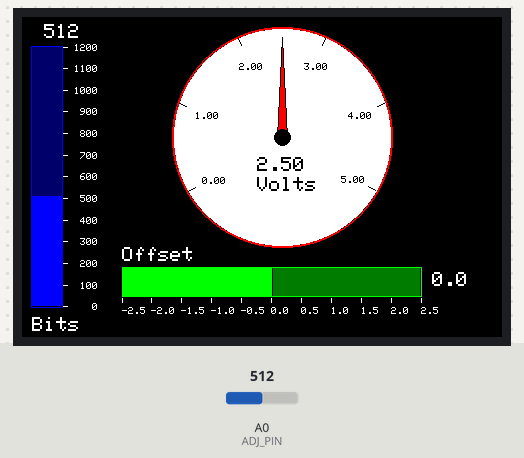
A sketch run on a simulated Arduino Mega 2560, built with avr-gcc and run on an emulated ATmega2560. On the bench: 480×320 colour display. The inputs (shaded band) are chosen by the test bench; at power-on: A0 (ADJ_PIN) = 512.

Above: at 1.5 s.
1.6 s: A0 (ADJ_PIN) set to 716
At 2.2 s:
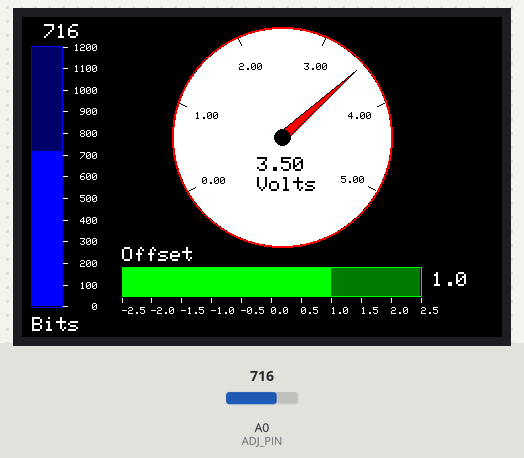
3.2 s: A0 (ADJ_PIN) set to 900
At 3.9 s:
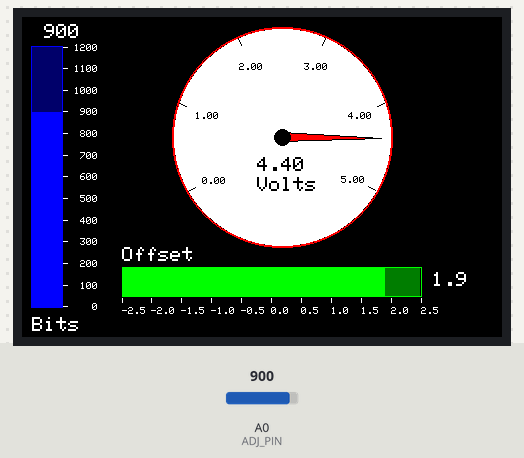
4.7 s: A0 (ADJ_PIN) set to 1023
At 5.2 s:
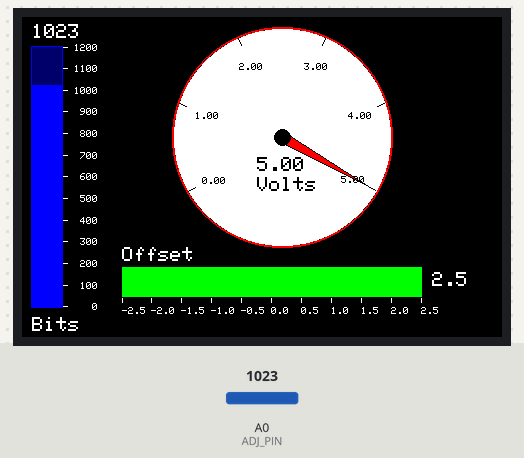
Timing chart, 0 to 7.7 s (numbered marks = the images above; inputs shaded):
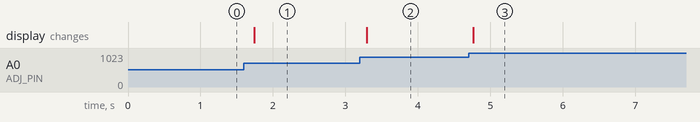

The sketch:

Graphing.ino
```cpp
/*

  This program provides bar graph (horizontal and vertical orientations) and a dial type graph functions

  It requires and Arduino Mega (or UNO) and an Adafruit 3.5" TFT 320x480 + Touchscreen Breakout Board
  https://learn.adafruit.com/adafruit-3-5-color-320x480-tft-touchscreen-breakout/overview

  Adafruit libraries
  https://github.com/adafruit/Adafruit_HX8357_Library/archive/master.zip
  https://github.com/adafruit/Adafruit-GFX-Library/archive/master.zip

  optional touch screen libraries
  https://github.com/adafruit/Touch-Screen-Library/archive/master.zip

  Revisions
  rev     date        author      description
  1       12-19-2015  kasprzak    initial creation


  This pin setting will also operate the SD card

  Pin settings

  Arduino   device
  5V        Vin
  GND       GND
  A0
  A1
  A2         Y+ (for touch screen use)
  A3         X- (for touch screen use)
  A4
  A5
  1
  2
  3
  4         CCS (42 for mega)
  5
  6
  7         Y- (44 for mega)
  8         X+ (46 for mega)
  9         DC (48 on mega * change define)
  10        CS (53 for mega * change define)
  11        MOSI (51 for mega)
  12        MISO  (50 for mega)
  13        CLK (SCK) (52 for mega)
  44        Y- (for touch screen only)
  46        X+ (for touch screen only)
  48        DC
  SDA
  SLC

*/


#include <SPI.h>
#include <Adafruit_HX8357.h>

// http://www.barth-dev.de/online/rgb565-color-picker/
#define LTBLUE    0xB6DF
#define LTTEAL    0xBF5F
#define LTGREEN         0xBFF7
#define LTCYAN    0xC7FF
#define LTRED           0xFD34
#define LTMAGENTA       0xFD5F
#define LTYELLOW        0xFFF8
#define LTORANGE        0xFE73
#define LTPINK          0xFDDF
#define LTPURPLE  0xCCFF
#define LTGREY          0xE71C

#define BLUE            0x001F
#define TEAL    0x0438
#define GREEN           0x07E0
#define CYAN          0x07FF
#define RED           0xF800
#define MAGENTA       0xF81F
#define YELLOW        0xFFE0
#define ORANGE        0xFD20
#define PINK          0xF81F
#define PURPLE    0x801F
#define GREY        0xC618
#define WHITE         0xFFFF
#define BLACK         0x0000

#define DKBLUE        0x000D
#define DKTEAL    0x020C
#define DKGREEN       0x03E0
#define DKCYAN        0x03EF
#define DKRED         0x6000
#define DKMAGENTA       0x8008
#define DKYELLOW        0x8400
#define DKORANGE        0x8200
#define DKPINK          0x9009
#define DKPURPLE      0x4010
#define DKGREY        0x4A49

#define TFT_CS 53
#define TFT_DC 48
#define ADJ_PIN A0

double volts;
double bvolts;
double pmvolts;

boolean graph_1 = true;
boolean graph_2 = true;
boolean graph_3 = true;
boolean graph_4 = true;
boolean graph_5 = true;
boolean graph_6 = true;
boolean graph_7 = true;

Adafruit_HX8357 tft = Adafruit_HX8357(TFT_CS, TFT_DC);

void setup() {
  Serial.begin(9600);
  tft.begin(HX8357D);
  tft.fillScreen(BLACK);
  tft.setRotation(3);
  pinMode(A0, INPUT);
}

void loop(void) {

  bvolts = analogRead(A0);
  volts = (bvolts  / 204.6 ) ;
  pmvolts = (bvolts  / 204.6 ) - 2.5 ;

  DrawBarChartV(tft, 10,  290, 30, 260, 0, 1200 , 100, bvolts , 4 , 0, BLUE, DKBLUE, BLUE, WHITE, BLACK, "Bits", graph_1);

  DrawBarChartH(tft, 100, 250, 300, 30, -2.5, 2.5, .5, pmvolts, 2, 1, GREEN, DKGREEN,  GREEN, WHITE, BLACK, "Offset", graph_6);

  DrawDial(tft, 260, 120, 110, 0, 5 , 1, 240, volts,  1 , 2, RED, WHITE, BLACK, "Volts", graph_7);

}


/*
  This method will draw a vertical bar graph for single input
  it has a rather large arguement list and is as follows

  &d = display object name
  x = position of bar graph (lower left of bar)
  y = position of bar (lower left of bar
  w = width of bar graph
  h =  height of bar graph (does not need to be the same as the max scale)
  loval = lower value of the scale (can be negative)
  hival = upper value of the scale
  inc = scale division between loval and hival
  curval = date to graph (must be between loval and hival)
  dig = format control to set number of digits to display (not includeing the decimal)
  dec = format control to set number of decimals to display (not includeing the decimal)
  barcolor = color of bar graph
  voidcolor = color of bar graph background
  bordercolor = color of the border of the graph
  textcolor = color of the text
  backcolor = color of the bar graph's background
  label = bottom lable text for the graph
  redraw = flag to redraw display only on first pass (to reduce flickering)

*/

void DrawBarChartV(Adafruit_HX8357 & d, double x , double y , double w, double h , double loval , double hival , double inc , double curval ,  int dig , int dec, unsigned int barcolor, unsigned int voidcolor, unsigned int bordercolor, unsigned int textcolor, unsigned int backcolor, String label, boolean & redraw)
{

  double stepval, range;
  double my, level;
  double i, data;
  // draw the border, scale, and label once
  // avoid doing this on every update to minimize flicker
  if (redraw == true) {
    redraw = false;

    d.drawRect(x - 1, y - h - 1, w + 2, h + 2, bordercolor);
    d.setTextColor(textcolor, backcolor);
    d.setTextSize(2);
    d.setCursor(x , y + 10);
    d.println(label);
    // step val basically scales the hival and low val to the height
    // deducting a small value to eliminate round off errors
    // this val may need to be adjusted
    stepval = ( inc) * (double (h) / (double (hival - loval))) - .001;
    for (i = 0; i <= h; i += stepval) {
      my =  y - h + i;
      d.drawFastHLine(x + w + 1, my,  5, textcolor);
      // draw lables
      d.setTextSize(1);
      d.setTextColor(textcolor, backcolor);
      d.setCursor(x + w + 12, my - 3 );
      data = hival - ( i * (inc / stepval));
      d.println(Format(data, dig, dec));
    }
  }
  // compute level of bar graph that is scaled to the  height and the hi and low vals
  // this is needed to accompdate for +/- range
  level = (h * (((curval - loval) / (hival - loval))));
  // draw the bar graph
  // write a upper and lower bar to minimize flicker cause by blanking out bar and redraw on update
  d.fillRect(x, y - h, w, h - level,  voidcolor);
  d.fillRect(x, y - level, w,  level, barcolor);
  // write the current value
  d.setTextColor(textcolor, backcolor);
  d.setTextSize(2);
  d.setCursor(x , y - h - 23);
  d.println(Format(curval, dig, dec));

}

/*
  This method will draw a dial-type graph for single input
  it has a rather large arguement list and is as follows

  &d = display object name
  cx = center position of dial
  cy = center position of dial
  r = radius of the dial
  loval = lower value of the scale (can be negative)
  hival = upper value of the scale
  inc = scale division between loval and hival
  sa = sweep angle for the dials scale
  curval = date to graph (must be between loval and hival)
  dig = format control to set number of digits to display (not includeing the decimal)
  dec = format control to set number of decimals to display (not includeing the decimal)
  needlecolor = color of the needle
  dialcolor = color of the dial
  textcolor = color of all text (background is dialcolor)
  label = bottom lable text for the graph
  redraw = flag to redraw display only on first pass (to reduce flickering)
*/

void DrawDial(Adafruit_HX8357 & d, int cx, int cy, int r, double loval , double hival , double inc, double sa, double curval,  int dig , int dec, unsigned int needlecolor, unsigned int dialcolor, unsigned int  textcolor, String label, boolean & redraw) {

  double ix, iy, ox, oy, tx, ty, lx, rx, ly, ry, i, offset, stepval, data, angle;
  double degtorad = .0174532778;
  static double px = cx, py = cy, pix = cx, piy = cy, plx = cx, ply = cy, prx = cx, pry = cy;

  // draw the dial only one time--this will minimize flicker
  if ( redraw == true) {
    redraw = false;
    d.fillCircle(cx, cy, r - 2, dialcolor);
    d.drawCircle(cx, cy, r, needlecolor);
    d.drawCircle(cx, cy, r - 1, needlecolor);
    d.setTextColor(textcolor, dialcolor);
    d.setTextSize(2);
    d.setCursor(cx - 25, cy + 40);
    d.println(label);

  }
  // draw the current value
  d.setTextSize(2);
  d.setTextColor(textcolor, dialcolor);
  d.setCursor(cx - 25, cy + 20 );
  d.println(Format(curval, dig, dec));
  // center the scale about the vertical axis--and use this to offset the needle, and scale text
  offset = (270 +  sa / 2) * degtorad;
  // find hte scale step value based on the hival low val and the scale sweep angle
  // deducting a small value to eliminate round off errors
  // this val may need to be adjusted
  stepval = ( inc) * (double (sa) / (double (hival - loval))) + .00;
  // draw the scale and numbers
  // note draw this each time to repaint where the needle was
  for (i = 0; i <= sa; i += stepval) {
    angle = ( i  * degtorad);
    angle = offset - angle ;
    ox =  (r - 2) * cos(angle) + cx;
    oy =  (r - 2) * sin(angle) + cy;
    ix =  (r - 10) * cos(angle) + cx;
    iy =  (r - 10) * sin(angle) + cy;
    tx =  (r - 30) * cos(angle) + cx;
    ty =  (r - 30) * sin(angle) + cy;
    d.drawLine(ox, oy, ix, iy, textcolor);
    d.setTextSize(1.5);
    d.setTextColor(textcolor, dialcolor);
    d.setCursor(tx - 10, ty );
    data = hival - ( i * (inc / stepval)) ;
    d.println(Format(data, dig, dec));
  }
  // compute and draw the needle
  angle = (sa * (1 - (((curval - loval) / (hival - loval)))));
  angle = angle * degtorad;
  angle = offset - angle  ;
  ix =  (r - 10) * cos(angle) + cx;
  iy =  (r - 10) * sin(angle) + cy;
  // draw a triangle for the needle (compute and store 3 vertiticies)
  lx =  5 * cos(angle - 90 * degtorad) + cx;
  ly =  5 * sin(angle - 90 * degtorad) + cy;
  rx =  5 * cos(angle + 90 * degtorad) + cx;
  ry =  5 * sin(angle + 90 * degtorad) + cy;
  // first draw the previous needle in dial color to hide it
  // note draw performance for triangle is pretty bad...

  //d.fillTriangle (pix, piy, plx, ply, prx, pry, dialcolor);
  //d.fillTriangle (pix, piy, plx, ply, prx, pry, dialcolor);

  //d.fillTriangle (pix, piy, plx, ply, prx - 20, pry - 20, dialcolor);
  //d.fillTriangle (pix, piy, prx, pry, prx + 20, pry + 20, dialcolor);

  d.fillTriangle (pix, piy, plx, ply, prx, pry, dialcolor);
  d.drawTriangle (pix, piy, plx, ply, prx, pry, dialcolor);

  // then draw the old needle in need color to display it
  d.fillTriangle (ix, iy, lx, ly, rx, ry, needlecolor);
  d.drawTriangle (ix, iy, lx, ly, rx, ry, textcolor);

  // draw a cute little dial center
  d.fillCircle(cx, cy, 8, textcolor);
  //save all current to old so the previous dial can be hidden
  pix = ix;
  piy = iy;
  plx = lx;
  ply = ly;
  prx = rx;
  pry = ry;

}

/*
  This method will draw a horizontal bar graph for single input
  it has a rather large arguement list and is as follows

  &d = display object name
  x = position of bar graph (upper left of bar)
  y = position of bar (upper left of bar (add some vale to leave room for label)
  w = width of bar graph (does not need to be the same as the max scale)
  h =  height of bar graph
  loval = lower value of the scale (can be negative)
  hival = upper value of the scale
  inc = scale division between loval and hival
  curval = date to graph (must be between loval and hival)
  dig = format control to set number of digits to display (not includeing the decimal)
  dec = format control to set number of decimals to display (not includeing the decimal)
  barcolor = color of bar graph
  voidcolor = color of bar graph background
  bordercolor = color of the border of the graph
  textcolor = color of the text
  back color = color of the bar graph's background
  label = bottom lable text for the graph
  redraw = flag to redraw display only on first pass (to reduce flickering)
*/

void DrawBarChartH(Adafruit_HX8357 & d, double x , double y , double w, double h , double loval , double hival , double inc , double curval ,  int dig , int dec, unsigned int barcolor, unsigned int voidcolor, unsigned int bordercolor, unsigned int textcolor, unsigned int backcolor, String label, boolean & redraw)
{
  double stepval, range;
  double mx, level;
  double i, data;

  // draw the border, scale, and label once
  // avoid doing this on every update to minimize flicker
  // draw the border and scale
  if (redraw == true) {
    redraw = false;
    d.drawRect(x , y , w, h, bordercolor);
    d.setTextColor(textcolor, backcolor);
    d.setTextSize(2);
    d.setCursor(x , y - 20);
    d.println(label);
    // step val basically scales the hival and low val to the width
    stepval =  inc * (double (w) / (double (hival - loval))) - .00001;
    // draw the text
    for (i = 0; i <= w; i += stepval) {
      d.drawFastVLine(i + x , y + h + 1,  5, textcolor);
      // draw lables
      d.setTextSize(1);
      d.setTextColor(textcolor, backcolor);
      d.setCursor(i + x , y + h + 10);
      // addling a small value to eliminate round off errors
      // this val may need to be adjusted
      data =  ( i * (inc / stepval)) + loval + 0.00001;
      d.println(Format(data, dig, dec));
    }
  }
  // compute level of bar graph that is scaled to the width and the hi and low vals
  // this is needed to accompdate for +/- range capability
  // draw the bar graph
  // write a upper and lower bar to minimize flicker cause by blanking out bar and redraw on update
  level = (w * (((curval - loval) / (hival - loval))));
  d.fillRect(x + level + 1, y + 1, w - level - 2, h - 2,  voidcolor);
  d.fillRect(x + 1, y + 1 , level - 1,  h - 2, barcolor);
  // write the current value
  d.setTextColor(textcolor, backcolor);
  d.setTextSize(2);
  d.setCursor(x + w + 10 , y + 5);
  d.println(Format(curval, dig, dec));
}


String Format(double val, int dec, int dig ) {
  int addpad = 0;
  char sbuf[20];
  String condata = (dtostrf(val, dec, dig, sbuf));


  int slen = condata.length();
  for ( addpad = 1; addpad <= dec + dig - slen; addpad++) {
    condata = " " + condata;
  }
  return (condata);

}
```

Measured:
- after the input at 1.6 s, the display: changes after 0.15 s (image 1)
- after the input at 3.2 s, the display: changes after 0.09 s (image 2)
- after the input at 4.7 s, the display: changes after 0.07 s (image 3)
